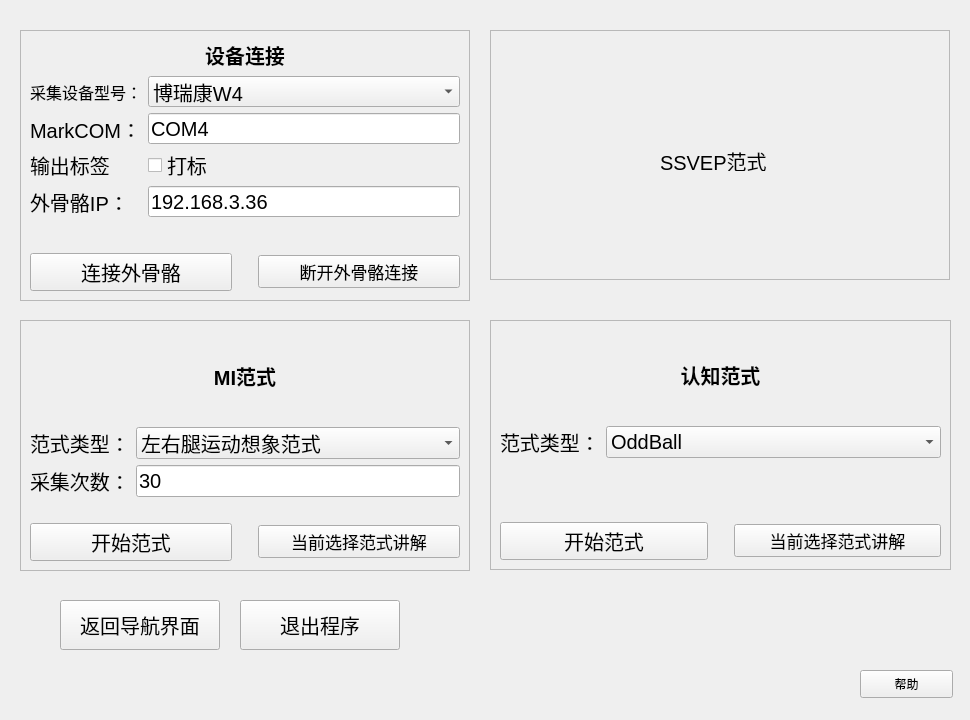
<?xml version="1.0" encoding="UTF-8"?>
<ui version="4.0">
 <class>Paradigm_From</class>
 <widget class="QWidget" name="Paradigm_From">
  <property name="geometry">
   <rect>
    <x>0</x>
    <y>0</y>
    <width>970</width>
    <height>720</height>
   </rect>
  </property>
  <property name="windowTitle">
   <string>Form</string>
  </property>
  <widget class="QPushButton" name="pushButton_back_navigator">
   <property name="enabled">
    <bool>true</bool>
   </property>
   <property name="geometry">
    <rect>
     <x>60</x>
     <y>600</y>
     <width>160</width>
     <height>50</height>
    </rect>
   </property>
   <property name="sizePolicy">
    <sizepolicy hsizetype="Minimum" vsizetype="Fixed">
     <horstretch>0</horstretch>
     <verstretch>0</verstretch>
    </sizepolicy>
   </property>
   <property name="font">
    <font>
     <pointsize>15</pointsize>
    </font>
   </property>
   <property name="text">
    <string>返回导航界面</string>
   </property>
  </widget>
  <widget class="QPushButton" name="pushButton_quit">
   <property name="enabled">
    <bool>true</bool>
   </property>
   <property name="geometry">
    <rect>
     <x>240</x>
     <y>600</y>
     <width>160</width>
     <height>50</height>
    </rect>
   </property>
   <property name="sizePolicy">
    <sizepolicy hsizetype="Minimum" vsizetype="Fixed">
     <horstretch>0</horstretch>
     <verstretch>0</verstretch>
    </sizepolicy>
   </property>
   <property name="font">
    <font>
     <pointsize>15</pointsize>
    </font>
   </property>
   <property name="text">
    <string>退出程序</string>
   </property>
  </widget>
  <widget class="QPushButton" name="pushButton_Diagram_help">
   <property name="geometry">
    <rect>
     <x>860</x>
     <y>670</y>
     <width>93</width>
     <height>28</height>
    </rect>
   </property>
   <property name="text">
    <string>帮助</string>
   </property>
  </widget>
  <widget class="QFrame" name="Device_connect_frame">
   <property name="geometry">
    <rect>
     <x>20</x>
     <y>30</y>
     <width>450</width>
     <height>271</height>
    </rect>
   </property>
   <property name="frameShape">
    <enum>QFrame::StyledPanel</enum>
   </property>
   <property name="frameShadow">
    <enum>QFrame::Plain</enum>
   </property>
   <layout class="QGridLayout" name="gridLayout_4">
    <item row="0" column="0">
     <layout class="QVBoxLayout" name="verticalLayout_7">
      <item>
       <layout class="QVBoxLayout" name="verticalLayout_8">
        <item>
         <widget class="QLabel" name="label_device_connect">
          <property name="font">
           <font>
            <pointsize>15</pointsize>
            <weight>75</weight>
            <bold>true</bold>
           </font>
          </property>
          <property name="text">
           <string>设备连接</string>
          </property>
          <property name="alignment">
           <set>Qt::AlignCenter</set>
          </property>
         </widget>
        </item>
        <item>
         <layout class="QFormLayout" name="formLayout_4">
          <item row="1" column="0">
           <widget class="QLabel" name="label_markcom">
            <property name="font">
             <font>
              <pointsize>15</pointsize>
             </font>
            </property>
            <property name="layoutDirection">
             <enum>Qt::LeftToRight</enum>
            </property>
            <property name="text">
             <string>MarkCOM：</string>
            </property>
           </widget>
          </item>
          <item row="1" column="1">
           <widget class="QLineEdit" name="lineEdit_markcom">
            <property name="font">
             <font>
              <pointsize>15</pointsize>
             </font>
            </property>
            <property name="whatsThis">
             <string>&lt;html&gt;&lt;head/&gt;&lt;body&gt;&lt;p&gt;&lt;br/&gt;&lt;/p&gt;&lt;/body&gt;&lt;/html&gt;</string>
            </property>
            <property name="styleSheet">
             <string notr="true"/>
            </property>
            <property name="text">
             <string>COM4</string>
            </property>
           </widget>
          </item>
          <item row="3" column="0">
           <widget class="QLabel" name="label_robot_ip">
            <property name="font">
             <font>
              <pointsize>15</pointsize>
             </font>
            </property>
            <property name="text">
             <string>外骨骼IP：</string>
            </property>
           </widget>
          </item>
          <item row="3" column="1">
           <widget class="QLineEdit" name="lineEdit_robot_ip">
            <property name="font">
             <font>
              <pointsize>15</pointsize>
             </font>
            </property>
            <property name="text">
             <string>192.168.3.36</string>
            </property>
           </widget>
          </item>
          <item row="0" column="0">
           <widget class="QLabel" name="label_device_model">
            <property name="font">
             <font>
              <pointsize>12</pointsize>
             </font>
            </property>
            <property name="text">
             <string>采集设备型号：</string>
            </property>
           </widget>
          </item>
          <item row="0" column="1">
           <widget class="QComboBox" name="comboBox_device_model">
            <property name="font">
             <font>
              <pointsize>15</pointsize>
             </font>
            </property>
            <item>
             <property name="text">
              <string>博瑞康W4</string>
             </property>
            </item>
           </widget>
          </item>
          <item row="2" column="0">
           <widget class="QLabel" name="label_output_mark">
            <property name="font">
             <font>
              <pointsize>15</pointsize>
             </font>
            </property>
            <property name="text">
             <string>输出标签</string>
            </property>
           </widget>
          </item>
          <item row="2" column="1">
           <widget class="QCheckBox" name="checkBox_enable_mark">
            <property name="font">
             <font>
              <pointsize>15</pointsize>
             </font>
            </property>
            <property name="text">
             <string>打标</string>
            </property>
           </widget>
          </item>
         </layout>
        </item>
       </layout>
      </item>
      <item>
       <spacer name="verticalSpacer_4">
        <property name="orientation">
         <enum>Qt::Vertical</enum>
        </property>
        <property name="sizeType">
         <enum>QSizePolicy::Fixed</enum>
        </property>
        <property name="sizeHint" stdset="0">
         <size>
          <width>20</width>
          <height>30</height>
         </size>
        </property>
       </spacer>
      </item>
      <item>
       <layout class="QHBoxLayout" name="horizontalLayout_4">
        <item>
         <widget class="QPushButton" name="pushButton_robot_connect">
          <property name="font">
           <font>
            <pointsize>15</pointsize>
           </font>
          </property>
          <property name="text">
           <string>连接外骨骼</string>
          </property>
         </widget>
        </item>
        <item>
         <spacer name="horizontalSpacer_5">
          <property name="orientation">
           <enum>Qt::Horizontal</enum>
          </property>
          <property name="sizeType">
           <enum>QSizePolicy::Fixed</enum>
          </property>
          <property name="sizeHint" stdset="0">
           <size>
            <width>20</width>
            <height>20</height>
           </size>
          </property>
         </spacer>
        </item>
        <item>
         <widget class="QPushButton" name="pushButton_robot_disconnect">
          <property name="font">
           <font>
            <pointsize>13</pointsize>
           </font>
          </property>
          <property name="text">
           <string>断开外骨骼连接</string>
          </property>
         </widget>
        </item>
       </layout>
      </item>
     </layout>
    </item>
   </layout>
  </widget>
  <widget class="QFrame" name="SSVEP_frame">
   <property name="geometry">
    <rect>
     <x>490</x>
     <y>30</y>
     <width>460</width>
     <height>250</height>
    </rect>
   </property>
   <property name="frameShape">
    <enum>QFrame::StyledPanel</enum>
   </property>
   <property name="frameShadow">
    <enum>QFrame::Plain</enum>
   </property>
   <widget class="QLabel" name="label_SSVEP">
    <property name="geometry">
     <rect>
      <x>170</x>
      <y>120</y>
      <width>111</width>
      <height>21</height>
     </rect>
    </property>
    <property name="font">
     <font>
      <pointsize>15</pointsize>
     </font>
    </property>
    <property name="text">
     <string>SSVEP范式</string>
    </property>
   </widget>
  </widget>
  <widget class="QFrame" name="MI_Frame">
   <property name="geometry">
    <rect>
     <x>20</x>
     <y>320</y>
     <width>450</width>
     <height>251</height>
    </rect>
   </property>
   <property name="frameShape">
    <enum>QFrame::StyledPanel</enum>
   </property>
   <property name="frameShadow">
    <enum>QFrame::Plain</enum>
   </property>
   <layout class="QGridLayout" name="gridLayout_5">
    <item row="0" column="0">
     <layout class="QVBoxLayout" name="verticalLayout_9">
      <item>
       <layout class="QVBoxLayout" name="verticalLayout_10">
        <item>
         <widget class="QLabel" name="label_MI">
          <property name="font">
           <font>
            <pointsize>15</pointsize>
            <weight>75</weight>
            <bold>true</bold>
           </font>
          </property>
          <property name="layoutDirection">
           <enum>Qt::LeftToRight</enum>
          </property>
          <property name="text">
           <string>MI范式</string>
          </property>
          <property name="alignment">
           <set>Qt::AlignCenter</set>
          </property>
         </widget>
        </item>
        <item>
         <layout class="QFormLayout" name="formLayout_5">
          <item row="0" column="0">
           <widget class="QLabel" name="label_MI_model">
            <property name="font">
             <font>
              <pointsize>15</pointsize>
             </font>
            </property>
            <property name="text">
             <string>范式类型：</string>
            </property>
           </widget>
          </item>
          <item row="0" column="1">
           <widget class="QComboBox" name="comboBox_MI_model">
            <property name="font">
             <font>
              <pointsize>15</pointsize>
             </font>
            </property>
            <item>
             <property name="text">
              <string>左右腿运动想象范式</string>
             </property>
            </item>
            <item>
             <property name="text">
              <string>左右手运动想象范式</string>
             </property>
            </item>
            <item>
             <property name="text">
              <string>共同运动1</string>
             </property>
            </item>
            <item>
             <property name="text">
              <string>共同运动2</string>
             </property>
            </item>
            <item>
             <property name="text">
              <string>分离运动1</string>
             </property>
            </item>
            <item>
             <property name="text">
              <string>分离运动2</string>
             </property>
            </item>
            <item>
             <property name="text">
              <string>双手运动1</string>
             </property>
            </item>
            <item>
             <property name="text">
              <string>双手运动2</string>
             </property>
            </item>
            <item>
             <property name="text">
              <string>摸嘴唇</string>
             </property>
            </item>
            <item>
             <property name="text">
              <string>摆臂</string>
             </property>
            </item>
            <item>
             <property name="text">
              <string>摆手腕</string>
             </property>
            </item>
            <item>
             <property name="text">
              <string>抓瓶子</string>
             </property>
            </item>
            <item>
             <property name="text">
              <string>下肢康复范式（外展）</string>
             </property>
            </item>
            <item>
             <property name="text">
              <string>下肢康复范式（内收）</string>
             </property>
            </item>
            <item>
             <property name="text">
              <string>下肢康复范式（屈曲）</string>
             </property>
            </item>
            <item>
             <property name="text">
              <string>脊髓损伤范式</string>
             </property>
            </item>
            <item>
             <property name="text">
              <string>肌电范式（腰间盘突出）</string>
             </property>
            </item>
           </widget>
          </item>
          <item row="1" column="0">
           <widget class="QLabel" name="label_collect_number">
            <property name="font">
             <font>
              <pointsize>15</pointsize>
             </font>
            </property>
            <property name="text">
             <string>采集次数：</string>
            </property>
           </widget>
          </item>
          <item row="1" column="1">
           <widget class="QLineEdit" name="lineEdit_collect_number">
            <property name="font">
             <font>
              <pointsize>15</pointsize>
             </font>
            </property>
            <property name="text">
             <string>30</string>
            </property>
           </widget>
          </item>
         </layout>
        </item>
       </layout>
      </item>
      <item>
       <layout class="QHBoxLayout" name="horizontalLayout_5">
        <item>
         <widget class="QPushButton" name="pushButton_MI_start">
          <property name="font">
           <font>
            <pointsize>15</pointsize>
           </font>
          </property>
          <property name="text">
           <string>开始范式</string>
          </property>
         </widget>
        </item>
        <item>
         <spacer name="horizontalSpacer_6">
          <property name="orientation">
           <enum>Qt::Horizontal</enum>
          </property>
          <property name="sizeType">
           <enum>QSizePolicy::Fixed</enum>
          </property>
          <property name="sizeHint" stdset="0">
           <size>
            <width>20</width>
            <height>20</height>
           </size>
          </property>
         </spacer>
        </item>
        <item>
         <widget class="QPushButton" name="pushButton_MI_explain">
          <property name="font">
           <font>
            <pointsize>13</pointsize>
           </font>
          </property>
          <property name="text">
           <string>当前选择范式讲解</string>
          </property>
         </widget>
        </item>
       </layout>
      </item>
     </layout>
    </item>
   </layout>
  </widget>
  <widget class="QFrame" name="Cognitive_frame">
   <property name="geometry">
    <rect>
     <x>490</x>
     <y>320</y>
     <width>461</width>
     <height>250</height>
    </rect>
   </property>
   <property name="frameShape">
    <enum>QFrame::StyledPanel</enum>
   </property>
   <property name="frameShadow">
    <enum>QFrame::Plain</enum>
   </property>
   <layout class="QGridLayout" name="gridLayout_6">
    <item row="0" column="0">
     <layout class="QVBoxLayout" name="verticalLayout_11">
      <item>
       <layout class="QVBoxLayout" name="verticalLayout_12">
        <item>
         <widget class="QLabel" name="label_cognitive">
          <property name="font">
           <font>
            <pointsize>15</pointsize>
            <weight>75</weight>
            <bold>true</bold>
           </font>
          </property>
          <property name="layoutDirection">
           <enum>Qt::LeftToRight</enum>
          </property>
          <property name="text">
           <string>认知范式</string>
          </property>
          <property name="alignment">
           <set>Qt::AlignCenter</set>
          </property>
         </widget>
        </item>
        <item>
         <layout class="QFormLayout" name="formLayout_6">
          <item row="0" column="0">
           <widget class="QLabel" name="label_cognitive_model">
            <property name="font">
             <font>
              <pointsize>15</pointsize>
             </font>
            </property>
            <property name="text">
             <string>范式类型：</string>
            </property>
           </widget>
          </item>
          <item row="0" column="1">
           <widget class="QComboBox" name="comboBox_cognitive_model">
            <property name="font">
             <font>
              <pointsize>15</pointsize>
             </font>
            </property>
            <item>
             <property name="text">
              <string>OddBall</string>
             </property>
            </item>
            <item>
             <property name="text">
              <string>P300</string>
             </property>
            </item>
            <item>
             <property name="text">
              <string>CPT</string>
             </property>
            </item>
           </widget>
          </item>
         </layout>
        </item>
       </layout>
      </item>
      <item>
       <layout class="QHBoxLayout" name="horizontalLayout_6">
        <item>
         <widget class="QPushButton" name="pushButton_cognitive_start">
          <property name="font">
           <font>
            <pointsize>15</pointsize>
           </font>
          </property>
          <property name="text">
           <string>开始范式</string>
          </property>
         </widget>
        </item>
        <item>
         <spacer name="horizontalSpacer_7">
          <property name="orientation">
           <enum>Qt::Horizontal</enum>
          </property>
          <property name="sizeType">
           <enum>QSizePolicy::Fixed</enum>
          </property>
          <property name="sizeHint" stdset="0">
           <size>
            <width>20</width>
            <height>20</height>
           </size>
          </property>
         </spacer>
        </item>
        <item>
         <widget class="QPushButton" name="pushButton_cognitive_explain">
          <property name="font">
           <font>
            <pointsize>13</pointsize>
           </font>
          </property>
          <property name="text">
           <string>当前选择范式讲解</string>
          </property>
         </widget>
        </item>
       </layout>
      </item>
     </layout>
    </item>
   </layout>
  </widget>
 </widget>
 <resources/>
 <connections>
  <connection>
   <sender>pushButton_quit</sender>
   <signal>clicked()</signal>
   <receiver>Paradigm_From</receiver>
   <slot>close()</slot>
   <hints>
    <hint type="sourcelabel">
     <x>330</x>
     <y>632</y>
    </hint>
    <hint type="destinationlabel">
     <x>467</x>
     <y>640</y>
    </hint>
   </hints>
  </connection>
 </connections>
</ui>
